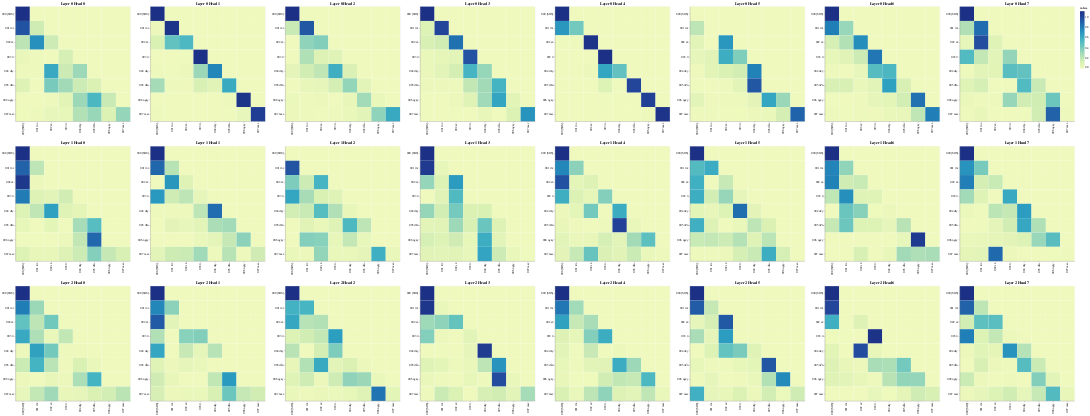

Notebook cell for this chart:
### Code cell
# Encoder Self-Attention
get_all_attention_maps("decoder", layers, heads, decoder_input_tokens, decoder_input_tokens, min(20, sentence_len))
